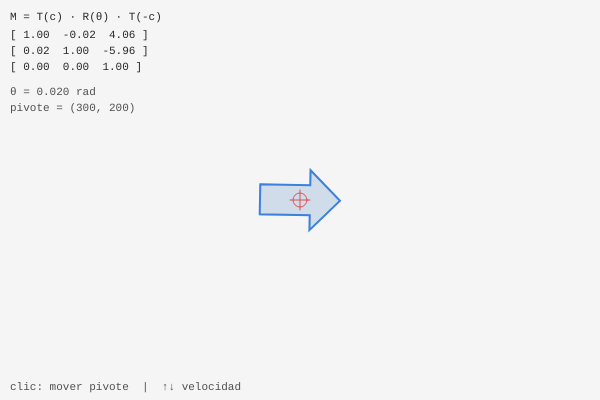
Frame 1 (no input)
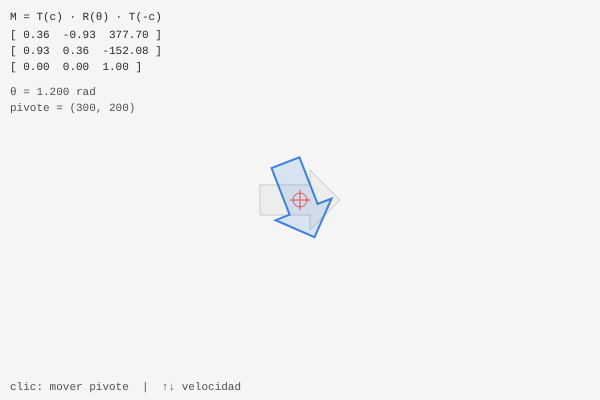
Frame 60 (no input)
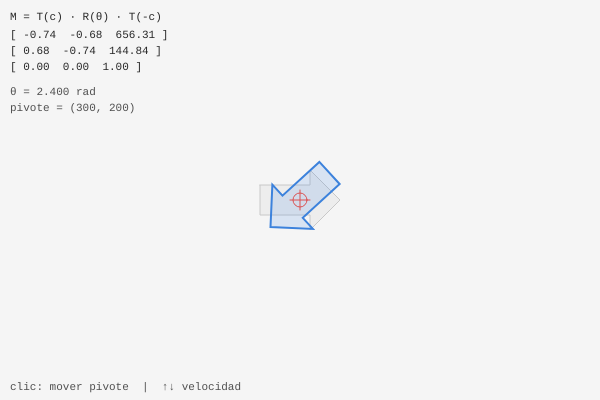
Frame 120 (the mouse pressed at the canvas centre since frame 60)

The p5.js sketch that drew these frames (run headless with seeded random() and noise() and a simulated clock; from frame 60 on, the mouse is pressed at the canvas centre):

// p5.js sketch
// ── sketch.js
// CAPÍTULO 4 — Desafío 2: Rotación alrededor de pivote
// M = T(cx,cy) · R(θ) · T(-cx,-cy)
// Calculado MANUALMENTE con matrices 3×3
 
let theta;
let pivX, pivY;
 
function setup() {
  createCanvas(600, 400);
  theta = 0;
  pivX  = width  / 2;
  pivY  = height / 2;
}
 
// Algebra Matricial
function aplicarM(M, x, y) {
  return [
    M[0][0]*x + M[0][1]*y + M[0][2],
    M[1][0]*x + M[1][1]*y + M[1][2]
  ];
}
 
function multM(A, B) {
  let C = [[0,0,0],[0,0,0],[0,0,0]];
  for (let i = 0; i < 3; i++)
    for (let j = 0; j < 3; j++)
      for (let k = 0; k < 3; k++)
        C[i][j] += A[i][k] * B[k][j];
  return C;
}
 
function matT(tx, ty) {
  return [[1, 0, tx], [0, 1, ty], [0, 0, 1]];
}
 
function matR(a) {
  return [[cos(a), -sin(a), 0],
          [sin(a),  cos(a), 0],
          [     0,       0, 1]];
}
 
// Vertices del Objeto
function verticesObjeto() {
  // Flecha apuntando a la derecha, centrada en (0,0)
  return [
    [-40, -15], [10, -15], [10, -30],
    [40,    0],
    [10,  30], [10,  15], [-40, 15]
  ];
}
 
function draw() {
  background(245);
 
  theta += 0.02; // rotación continua
 
  // Matriz de Rotacion Alrededor de Pivote
  // M = T(cx,cy) · R(θ) · T(-cx,-cy)
  let M = multM(matT(pivX, pivY),
          multM(matR(theta),
                matT(-pivX, -pivY)));
 
  let verts = verticesObjeto();
 
  // Figura Origininal (fantasma)
  // Dibujada con offset desde el pivote
  stroke(200);
  strokeWeight(1);
  fill(220, 220, 220, 80);
  beginShape();
  for (let v of verts) {
    vertex(pivX + v[0], pivY + v[1]);
  }
  endShape(CLOSE);
 
  // Figura Trnasformada
  stroke(60, 130, 220);
  strokeWeight(2);
  fill(60, 130, 220, 40);
  beginShape();
  for (let v of verts) {
    // La figura parte desde (pivX + vx, pivY + vy)
    let [nx, ny] = aplicarM(M, pivX + v[0], pivY + v[1]);
    vertex(nx, ny);
  }
  endShape(CLOSE);
 
  // Pivote
  stroke(220, 80, 80);
  strokeWeight(1);
  noFill();
  circle(pivX, pivY, 14);
  line(pivX - 10, pivY, pivX + 10, pivY);
  line(pivX, pivY - 10, pivX, pivY + 10);
 
  // Mostrar Matriz
  noStroke();
  fill(40);
  textSize(11);
  textFont('monospace');
  text('M = T(c) · R(θ) · T(-c)', 10, 20);
  for (let i = 0; i < 3; i++) {
    text(`[ ${nf(M[i][0],1,2)}  ${nf(M[i][1],1,2)}  ${nf(M[i][2],1,2)} ]`, 10, 38 + i * 16);
  }
 
  fill(80);
  text(`θ = ${nf(theta % TWO_PI, 1, 3)} rad`, 10, 95);
  text(`pivote = (${round(pivX)}, ${round(pivY)})`, 10, 111);
  text('clic: mover pivote  |  ↑↓ velocidad', 10, height - 10);
}
 
function mousePressed() {
  pivX = mouseX;
  pivY = mouseY;
}
 
function keyPressed() {
  if (keyCode === UP_ARROW)   theta += 0.1;
  if (keyCode === DOWN_ARROW) theta -= 0.1;
}
